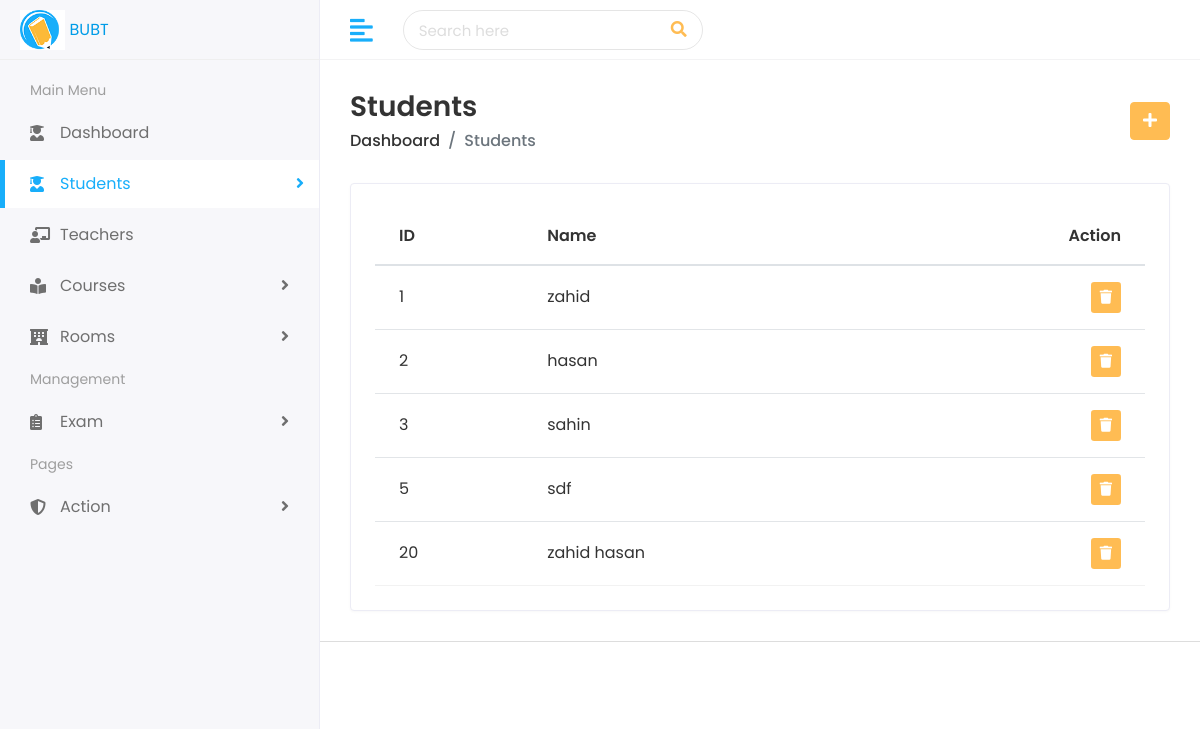
The app's page /teacher/studentlist.php (signed in) with its own data.
### tables this page shows
CREATE TABLE `student` (
  `studentid` int NOT NULL,
  `name` text NOT NULL,
  `password` text NOT NULL
);

### teacher/studentlist.php (the view, shortened to what this page needs)
<?php
include("header.php");
?>
<div class="page-wrapper">
    <div class="content container-fluid">
        <div class="page-header">
            <div class="row align-items-center">
                <div class="col">
                    <h3 class="page-title">Students</h3>
                    <ul class="breadcrumb">
                        <li class="breadcrumb-item"><a href="index.html">Dashboard</a></li>
                        <li class="breadcrumb-item active">Students</li>
                    </ul>
                </div>
                <div class="col-auto text-right float-right ml-auto">
                    <a href="studentAdd.php" class="btn btn-primary"><i class="fas fa-plus"></i></a>
                </div>
            </div>
        </div>
        <div class="row">
            <div class="col-sm-12">
                <div class="card card-table">
                    <div class="card-body">
                        <div class="table-responsive">
                            <table class="table table-hover table-center mb-0 datatable">
                                <thead>
                                    <tr>
                                        <th>ID</th>
                                        <th>Name</th>
                                        <th class="text-right">Action</th>
                                    </tr>
                                </thead>
                                <tbody>
                                    <?php
                                    $query = "select * from student;";
                                    $result = $conn->query($query);
                                    if ($result->num_rows > 0) {
                                        while ($row = $result->fetch_assoc()) {
                                            $studentid = $row['studentid'];
                                            $name = $row['name'];
                                    ?>
                                            <tr>
                                                <td><?php echo $studentid  ?></td>
                                                <td><?php echo $name  ?></td>
                                                <td class="text-right">
                                                    <div class="actions">
                                                        <a href="studentdeletecore.php?studentid=<?php echo $studentid ?>" class="btn btn-sm bg-danger-light">
                                                            <i class="fas fa-trash"></i>
                                                        </a>
                                                    </div>
                                                </td>
                                            </tr>
                                    <?php }
                                    } ?>
                                </tbody>
                            </table>
                        </div>
                    </div>
                </div>
            </div>
        </div>
    </div>
    <?php
    include("footer.php");
    ?>

### teacher/assets/css/style.css (style rules this page uses)
html { height: 100%; }
body { background-color: #fff; color: #333; font-family: 'Poppins', sans-serif; font-size: 1rem; height: 100%; line-height: 1.5; overflow-x: hidden; }
h1, h2, h3, h4, h5, h6 { font-family: 'Poppins', sans-serif; margin-top: 0; }
a { color: #009ce7; }
input, button, a { transition: all 0.4s ease; -moz-transition: all 0.4s ease; -o-transition: all 0.4s ease; -ms-transition: all 0.4s ease; -webkit-transition: all 0.4s ease; }
ul, ol { padding: 0px; list-style: none; }
.table { color: #333; max-width: 100%; margin-bottom: 0; width: 100%; }
.table thead tr th { font-weight: 600; }
.table tbody tr { border-bottom: 1px solid rgba(0, 0, 0, 0.05); }
.table.table-center td, .table.table-center th { vertical-align: middle; }
.card-table .card-body .table > thead > tr > th { border-top: 0; }
.card-table .card-body .table tr td:first-child, .card-table .card-body .table tr th:first-child { padding-left: 1.5rem; }
.card-table .card-body .table tr td:last-child, .card-table .card-body .table tr th:last-child { padding-right: 1.5rem; }
.card-table .table td, .card-table .table th { border-top: 1px solid #e2e5e8; padding: 1rem 0.75rem; white-space: nowrap; }
.btn-primary { background-color: #FFBC53; border: 1px solid #FFBC53; }
.card { border: 1px solid #ececf5; box-shadow: 0 1px 3px 0 rgba(0, 0, 0, 0.03); margin-bottom: 1.875rem; }
.card-body { padding: 1.5rem; }
.bg-danger-light { background-color:#FFBC53 !important; color:#fff !important; }
.page-wrapper { margin-left: 320px; padding-top: 60px; position: relative; transition: all 0.4s ease; }
.page-wrapper > .content { padding: 1.875rem 1.875rem 0; }
.page-header { margin-bottom: 1.875rem; }
.page-header .breadcrumb { background-color: transparent; color: #6c757d; font-size: 1rem; font-weight: 500; margin-bottom: 0; padding: 0; }
.page-header .breadcrumb a { color: #333; }
.page-title { font-size: 28px; font-weight: 600; color: #333; margin-bottom: 5px; }

### records on screen
student: studentid "1", name "zahid"
student: studentid "2", name "hasan"
student: studentid "3", name "sahin"
student: studentid "5", name "sdf"
student: studentid "20", name "zahid hasan"
